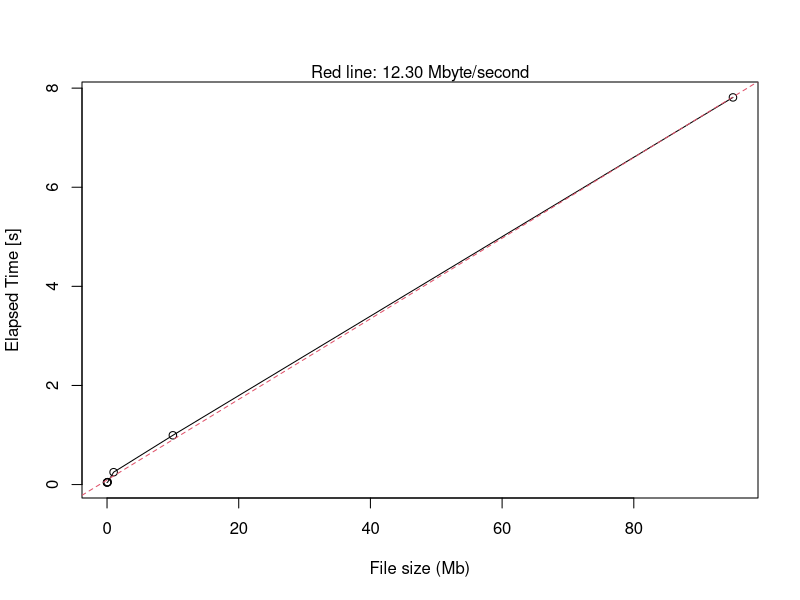

Write R code to recreate this figure.
## ---- chunk 1
timing <- "
N t
1e3 0.0399
1e4 0.0437
1e5 0.0494
1e6 0.2496
1e7 0.9945
95.06e6 7.8129"
d <- read.table(text=timing, header=TRUE)
d$N <- d$N / 1e6
m <- lm(d$t~d$N)
plot(d$N, d$t, xlab="File size (Mb)", ylab="Elapsed Time [s]", type="o")
abline(m, col=2, lty=2)
mtext(sprintf("Red line: %.2f Mbyte/second", 1/coef(m)[2]))
